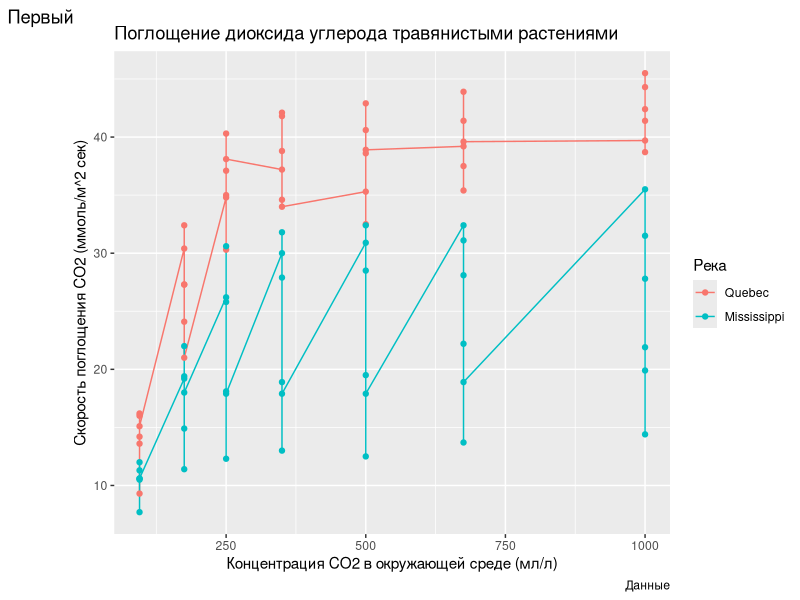

R code for this plot:
library(ggplot2)

summary(CO2)

ggplot(CO2, aes(x = conc, y = uptake, color = Type)) +
  geom_line() +
  geom_point() +
  labs(
    title = "Поглощение диоксида углерода травянистыми растениями",
    caption = "Данные",
    x = "Концентрация CO2 в окружающей среде (мл/л)",
    y = "Скорость поглощения CO2 (ммоль/м^2 сек)",
    color = "Река",
    tag = "Первый",
  )